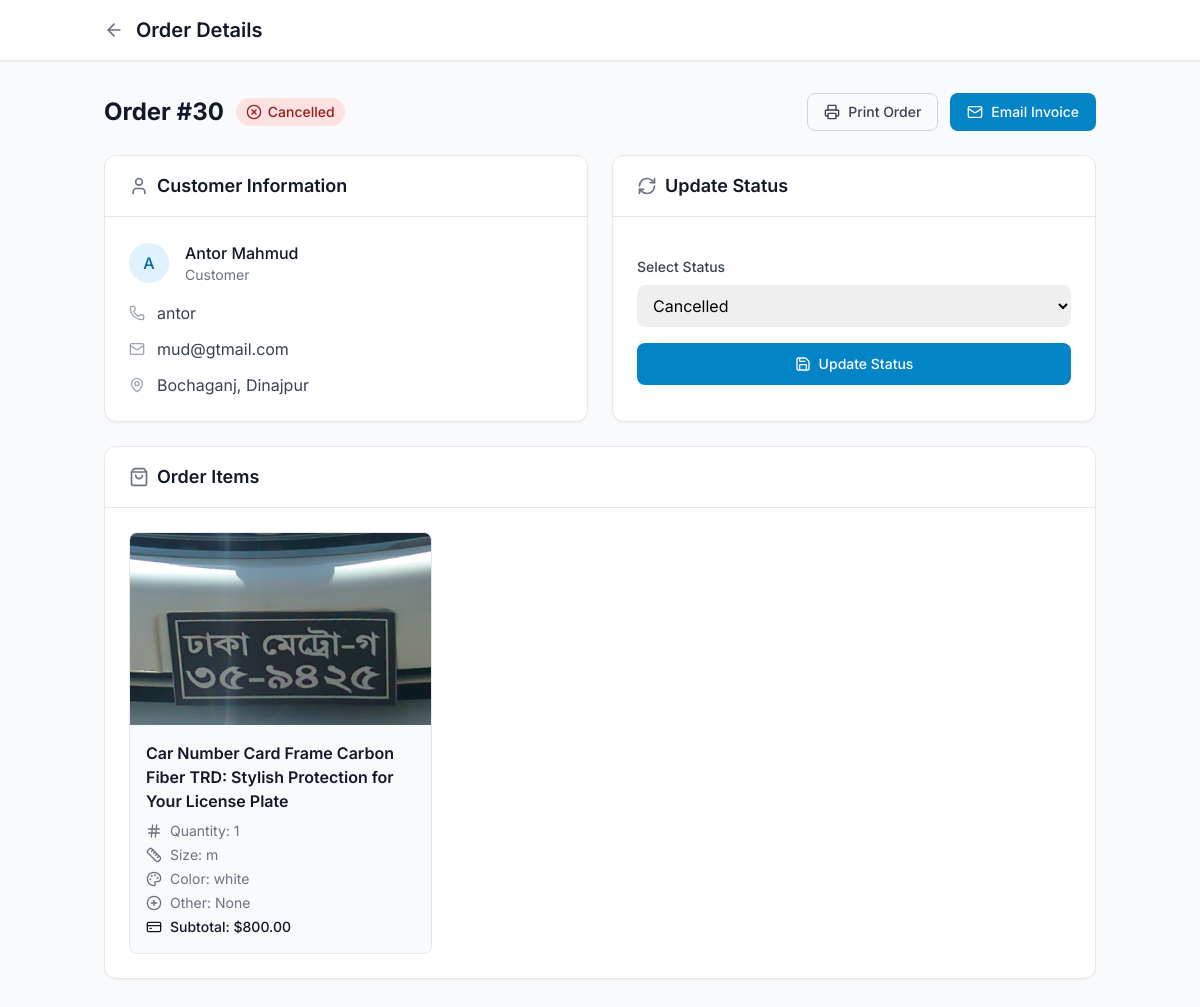
/orders/30/ (signed in), run on the app's committed database.
### base/models.py (models this page shows, shortened)
class BaseModel(models.Model):
    created_at = models.DateTimeField(auto_now_add=True)
    updated_at = models.DateTimeField(auto_now=True)
    class Meta:
        abstract = True

class Order(BaseModel):
    user = models.ForeignKey(User, on_delete=models.CASCADE, related_name='user_orders', null=True, blank=True)
    SHIPPING_CHOICES = [
        ('dhaka', 'Inside Dhaka City'),
        ('chittagong', 'Inside Chittagong City'),
        ('outside', 'Outside Dhaka & Chittagong'),
    ]
    STATUS_CHOICES = [
        ('pending', 'Pending'),
        ('processing', 'Processing'),
        ('shipped', 'Shipped'),
        ('delivered', 'Delivered'),
        ('cancelled', 'Cancelled'),
    ]
    full_name = models.CharField(max_length=255)
    phone_number = models.CharField(max_length=15)
    email = models.EmailField(blank=True, null=True)
    address = models.TextField()
    shipping_method = models.CharField(max_length=20, choices=SHIPPING_CHOICES)
    order_status = models.CharField(max_length=20, choices=STATUS_CHOICES, default='pending')
    discount_amount = models.DecimalField(max_digits=10, decimal_places=2, default=0.00)
    shipping_cost = models.DecimalField(max_digits=10, decimal_places=2)
    total_price = models.DecimalField(max_digits=10, decimal_places=2)

class OrderItem(models.Model):
    order = models.ForeignKey(Order, on_delete=models.CASCADE, related_name="items")
    product = models.ForeignKey(Product, on_delete=models.CASCADE)
    quantity = models.PositiveIntegerField(default=0)
    subtotal = models.DecimalField(max_digits=10, decimal_places=2, editable=False)
    size = models.CharField(max_length=50, null=True, blank=True)
    color = models.CharField(max_length=50, null=True, blank=True)
    others = models.TextField(null=True, blank=True)

class Product(BaseModel):
    name = models.CharField(max_length=255, unique=True)
    slug = models.SlugField(unique=True, blank=True)
    description = CKEditor5Field()
    price = models.DecimalField(max_digits=10, decimal_places=2)
    discount_price = models.DecimalField(max_digits=10, decimal_places=2, blank=True, null=True)
    stock = models.PositiveIntegerField(default=0)
    category = models.ForeignKey(SubCategory, on_delete=models.CASCADE, related_name='products')
    brand = models.ForeignKey(Brand, blank=True, null=True, on_delete=models.SET_NULL)
    is_active = models.BooleanField(default=True)
    rating = models.FloatField(default=0.0)
    num_reviews = models.PositiveIntegerField(default=0)
    attributes = models.ManyToManyField(AttributeValue, related_name="products", blank=True)
    featured_image = models.FileField(upload_to='product')

### base/views.py (the view)
# urls.py: path('orders/<int:order_id>/', order_detail, name="order_detail"),
def order_detail(request, order_id):
    if not request.user.is_staff:
        messages.error(request, "Only admin can view this page.")
        return redirect('/')
    order = get_object_or_404(Order, id=order_id)
    context = {"order": order}
    return render(request, "orders/order_detail.html", context)

### base/context_processors.py (called while the page is built)
def category_context(request):
    categories = Category.objects.prefetch_related('child').all()
    return {'categories': categories}

def site_info_context(request):
    site_info = cache.get('site_info')
    if not site_info:
        site_info = SiteInfo.objects.first()
        cache.set('site_info', site_info, timeout=1000)
    return {'site_info': site_info}

def cart_item_count(request):
    cart_count = 0
    if request.user.is_authenticated:
        try:
            cart = Cart.objects.get(user=request.user)
            cart_count = len([item for item in CartItems.objects.filter(cart=cart)])
            print(cart_count)
        except Cart.DoesNotExist:
            cart_count = 0
    return {'cart_count': cart_count}

def get_brands(request):
    brands = Brand.objects.all().order_by('-id')
    return {'all_brands': brands}

### templates/orders/order_detail.html (shortened to what this page needs)
{% load static %}
<!DOCTYPE html>
<html lang="en">
<head>
    <script src="https://cdn.tailwindcss.com"></script>
</head>
<body class="bg-gray-50 min-h-screen">
    <div class="bg-white shadow-sm border-b">
        <div class="container mx-auto px-4 py-4">
            <div class="flex items-center space-x-3">
                <a href="javascript:history.back()" class="text-gray-500 hover:text-primary-600 transition-colors">
                    <i data-lucide="arrow-left" class="h-5 w-5"></i>
                </a>
                <h1 class="text-xl font-semibold text-gray-900">Order Details</h1>
            </div>
        </div>
    </div>
    <div class="container mx-auto px-4 py-8">
        <div class="flex flex-col md:flex-row md:items-center md:justify-between mb-6">
            <div>
                <div class="flex items-center space-x-3">
                    <h2 class="text-2xl font-bold text-gray-900">Order #{{ order.id }}</h2>
                    {% if order.order_status == 'pending' %}
                    <span class="inline-flex items-center px-2.5 py-1 rounded-full text-sm font-medium bg-amber-100 text-amber-800">
                        <i data-lucide="clock" class="h-4 w-4 mr-1.5"></i>
                        {{ order.get_order_status_display }}
                    </span>
                    {% elif order.order_status == 'processing' %}
                    <span class="inline-flex items-center px-2.5 py-1 rounded-full text-sm font-medium bg-blue-100 text-blue-800">
                        <i data-lucide="loader" class="h-4 w-4 mr-1.5"></i>
                        {{ order.get_order_status_display }}
                    </span>
                    {% elif order.order_status == 'shipped' %}
                    <span class="inline-flex items-center px-2.5 py-1 rounded-full text-sm font-medium bg-purple-100 text-purple-800">
                        <i data-lucide="truck" class="h-4 w-4 mr-1.5"></i>
                        {{ order.get_order_status_display }}
                    </span>
                    {% elif order.order_status == 'delivered' %}
                    <span class="inline-flex items-center px-2.5 py-1 rounded-full text-sm font-medium bg-green-100 text-green-800">
                        <i data-lucide="check-circle" class="h-4 w-4 mr-1.5"></i>
                        {{ order.get_order_status_display }}
                    </span>
                    {% else %}
                    <span class="inline-flex items-center px-2.5 py-1 rounded-full text-sm font-medium bg-red-100 text-red-800">
                        <i data-lucide="x-circle" class="h-4 w-4 mr-1.5"></i>
                        {{ order.get_order_status_display }}
                    </span>
                    {% endif %}
                </div>
            </div>
            <div class="flex items-center space-x-3 mt-4 md:mt-0">
                <button class="inline-flex items-center px-4 py-2 border border-gray-300 rounded-lg text-sm font-medium text-gray-700 hover:bg-gray-50 focus:outline-none focus:ring-2 focus:ring-offset-2 focus:ring-primary-500">
                    <i data-lucide="printer" class="h-4 w-4 mr-2"></i>
                    Print Order
                </button>
                <button class="inline-flex items-center px-4 py-2 border border-transparent rounded-lg text-sm font-medium text-white bg-primary-600 hover:bg-primary-700 focus:outline-none focus:ring-2 focus:ring-offset-2 focus:ring-primary-500">
                    <i data-lucide="mail" class="h-4 w-4 mr-2"></i>
                    Email Invoice
                </button>
            </div>
        </div>
        <div class="grid md:grid-cols-2 gap-6">
            <div class="bg-white rounded-xl shadow-sm border border-gray-200 overflow-hidden">
                <div class="px-6 py-4 border-b border-gray-200">
                    <h2 class="text-lg font-semibold text-gray-900 flex items-center">
                        <i data-lucide="user" class="h-5 w-5 mr-2 text-gray-500"></i>
                        Customer Information
                    </h2>
                </div>
                <div class="p-6 space-y-4">
                    <div class="flex items-center">
                        <div class="h-10 w-10 rounded-full bg-primary-100 flex items-center justify-center text-primary-700 font-medium">
                            {{ order.full_name|slice:":1" }}
                        </div>
                        <div class="ml-4">
                            <p class="font-medium text-gray-900">{{ order.full_name }}</p>
                            <p class="text-sm text-gray-500">Customer</p>
                        </div>
                    </div>
                    <div class="space-y-3 mt-6">
                        <div class="flex items-center text-gray-700">
                            <i data-lucide="phone" class="h-4 w-4 mr-3 text-gray-400"></i>
                            {{ order.phone_number }}
                        </div>
                        <div class="flex items-center text-gray-700">
                            <i data-lucide="mail" class="h-4 w-4 mr-3 text-gray-400"></i>
                            {{ order.email }}
                        </div>
                        <div class="flex items-start text-gray-700">
                            <i data-lucide="map-pin" class="h-4 w-4 mr-3 text-gray-400 mt-1"></i>
                            <span>{{ order.address }}</span>
                        </div>
                    </div>
                </div>
            </div>
            <div class="bg-white rounded-xl shadow-sm border border-gray-200 overflow-hidden">
                <div class="px-6 py-4 border-b border-gray-200">
                    <h2 class="text-lg font-semibold text-gray-900 flex items-center">
                        <i data-lucide="refresh-cw" class="h-5 w-5 mr-2 text-gray-500"></i>
                        Update Status
                    </h2>
                </div>
                <div class="p-6">
                    <form method="POST" action="{% url 'update_order_status' order.id %}" class="space-y-4">
                        <div>
                            <label for="order_status" class="block text-sm font-medium text-gray-700 mb-2">
                                Select Status
                            </label>
                            <select name="order_status" class="block w-full pl-3 pr-10 py-2.5 text-base border-gray-300 focus:outline-none focus:ring-primary-500 focus:border-primary-500 rounded-lg">
                                {% for status, display in order.STATUS_CHOICES %}
                                <option value="{{ status }}" {% if order.order_status == status %}selected{% endif %}>
                                    {{ display }}
                                </option>
                                {% endfor %}
                            </select>
                        </div>
                        <button type="submit" class="w-full inline-flex justify-center items-center px-4 py-2.5 border border-transparent rounded-lg text-sm font-medium text-white bg-primary-600 hover:bg-primary-700 focus:outline-none focus:ring-2 focus:ring-offset-2 focus:ring-primary-500">
                            <i data-lucide="save" class="h-4 w-4 mr-2"></i>
                            Update Status
                        </button>
                    </form>
                </div>
            </div>
        </div>
        <div class="bg-white rounded-xl shadow-sm border border-gray-200 overflow-hidden mt-6">
            <div class="px-6 py-4 border-b border-gray-200">
                <h2 class="text-lg font-semibold text-gray-900 flex items-center">
                    <i data-lucide="shopping-bag" class="h-5 w-5 mr-2 text-gray-500"></i>
                    Order Items
                </h2>
            </div>
            <div class="p-6">
                <div class="grid md:grid-cols-2 lg:grid-cols-3 gap-4">
                    {% for item in order.items.all %}
                    <div class="bg-gray-50 rounded-lg border border-gray-200 overflow-hidden">
                        <div class="aspect-w-16 aspect-h-9 bg-gray-200">
                            <img src="{{ item.product.featured_image.url }}" alt="{{ item.product.name }}" class="w-full h-48 object-cover">
                        </div>
                        <div class="p-4">
                            <h3 class="font-semibold text-gray-900">{{ item.product.name }}</h3>
                            <div class="mt-2 space-y-1">
                                <div class="flex items-center text-sm text-gray-500">
                                    <i data-lucide="hash" class="h-4 w-4 mr-2"></i>
                                    Quantity: {{ item.quantity }}
                                </div>
                                {% if item.size %}
                                <div class="flex items-center text-sm text-gray-500">
                                    <i data-lucide="ruler" class="h-4 w-4 mr-2"></i>
                                    Size: {{ item.size }}
                                </div>
                                {% endif %}
                                {% if item.color %}
                                <div class="flex items-center text-sm text-gray-500">
                                    <i data-lucide="palette" class="h-4 w-4 mr-2"></i>
                                    Color: {{ item.color }}
                                </div>
                                {% endif %}
                                {% if item.others %}
                                <div class="flex items-center text-sm text-gray-500">
                                    <i data-lucide="plus-circle" class="h-4 w-4 mr-2"></i>
                                    Other: {{ item.others }}
                                </div>
                                {% endif %}
                                <div class="flex items-center text-sm font-medium text-gray-900 mt-2">
                                    <i data-lucide="credit-card" class="h-4 w-4 mr-2"></i>
                                    Subtotal: ${{ item.subtotal }}
                                </div>
                            </div>
                        </div>
                    </div>
                    {% endfor %}
                </div>
            </div>
        </div>
    </div>
</body>
</html>

### templates/orders/order_detail.html (style rules this page uses)
body { font-family: 'Inter', sans-serif; }

### data on the page
Order: id "30", order_status "Cancelled", full_name "A", full_name "Antor Mahmud", phone_number "antor", email "mud@gtmail.com", address "Bochaganj, Dinajpur"
OrderItem: product.featured_image (picture), product.name "Car Number Card Frame Carbon Fiber TRD: Stylish Protection for Your License Plate", quantity "1", size "m", color "white", others "None", subtotal "800.00"
